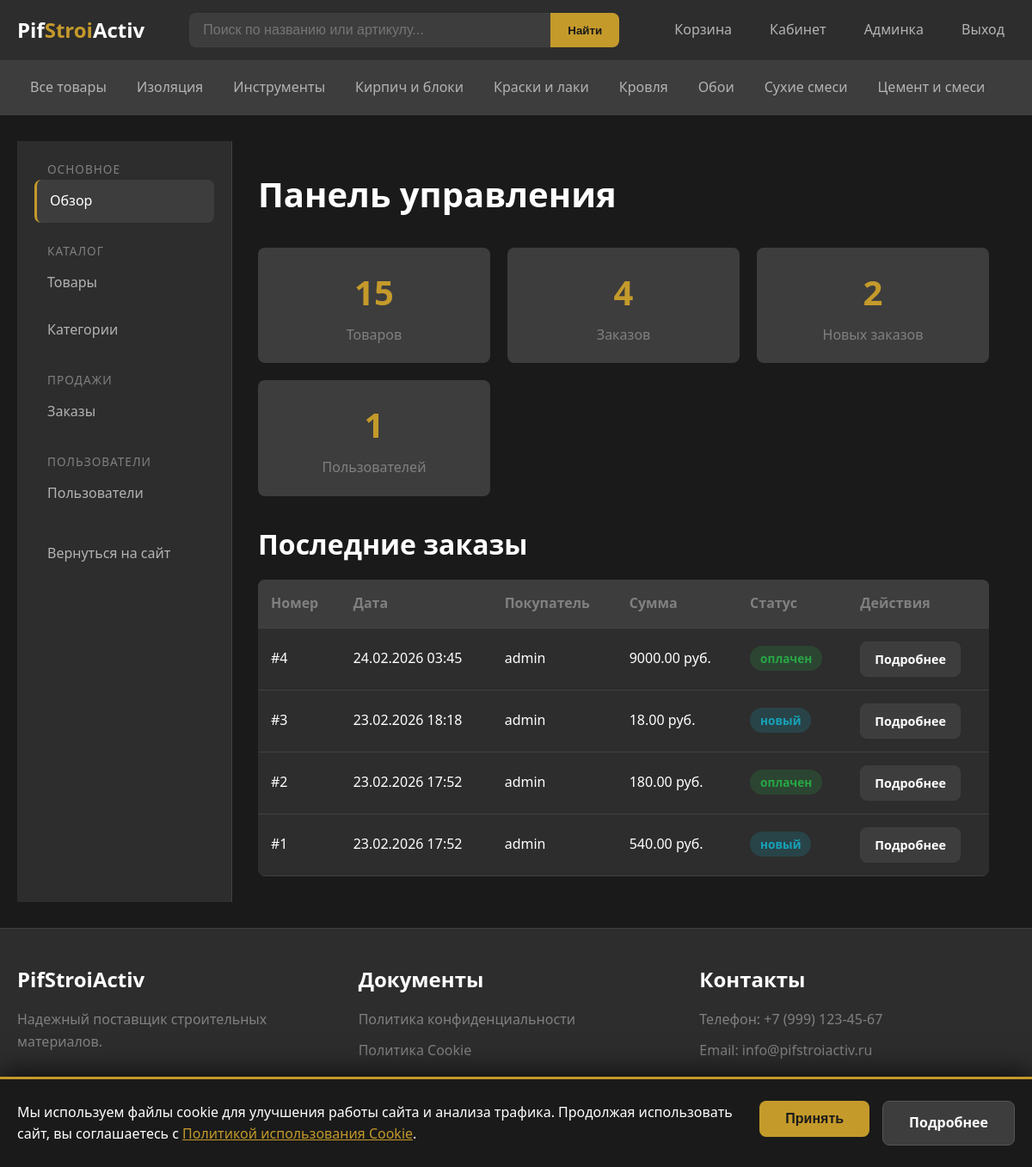
The page /admin (signed in) on the database its author committed.
### models.py (models this page shows, shortened)
class Category(db.Model):
    __tablename__ = 'categories'
    id = db.Column(db.Integer, primary_key=True)
    name = db.Column(db.String(100), unique=True, nullable=False, index=True)
    description = db.Column(db.Text)
    products = db.relationship('Product', backref='category', lazy='dynamic')

class Order(db.Model):
    __tablename__ = 'orders'
    id = db.Column(db.Integer, primary_key=True)
    user_id = db.Column(db.Integer, db.ForeignKey('users.id'), nullable=False)
    order_date = db.Column(db.DateTime, default=datetime.utcnow, index=True)
    status = db.Column(db.String(50), default='новый')
    total_amount = db.Column(db.Float, nullable=False)
    delivery_address = db.Column(db.String(500))
    delivery_type = db.Column(db.String(50))  # самовывоз или доставка курьером
    payment_type = db.Column(db.String(50), default='наличные при получении')
    comment = db.Column(db.Text)
    phone = db.Column(db.String(20))
    email = db.Column(db.String(120))
    items = db.relationship('OrderItem', backref='order', lazy='dynamic', cascade='all, delete-orphan')
    STATUSES = [
        ('новый', 'Новый'),
        ('в обработке', 'В обработке'),
        ('оплачен', 'Оплачен'),
        ('отправлен', 'Отправлен'),
        ('выполнен', 'Выполнен'),
        ('отменен', 'Отменен')
    ]
    def get_status_class(self):
        status_classes = {
            'новый': 'status-new',
            'в обработке': 'status-processing',
            'оплачен': 'status-paid',
            'отправлен': 'status-shipped',
            'выполнен': 'status-completed',
            'отменен': 'status-cancelled'
        }
        return status_classes.get(self.status, 'status-new')

class User(UserMixin, db.Model):
    __tablename__ = 'users'
    id = db.Column(db.Integer, primary_key=True)
    username = db.Column(db.String(80), unique=True, nullable=False, index=True)
    email = db.Column(db.String(120), unique=True, nullable=False, index=True)
    phone = db.Column(db.String(20))
    password_hash = db.Column(db.String(256), nullable=False)
    is_admin = db.Column(db.Boolean, default=False)
    is_blocked = db.Column(db.Boolean, default=False)
    registration_date = db.Column(db.DateTime, default=datetime.utcnow)
    addresses = db.relationship('Address', backref='user', lazy='dynamic', cascade='all, delete-orphan')
    orders = db.relationship('Order', backref='user', lazy='dynamic', cascade='all, delete-orphan')

### app.py (the view)
@app.route('/admin')
@login_required
@admin_required
def admin_dashboard():
    total_products = Product.query.count()
    total_orders = Order.query.count()
    total_users = User.query.count()
    new_orders = Order.query.filter_by(status='новый').count()
    recent_orders = Order.query.order_by(Order.order_date.desc()).limit(5).all()
    low_stock_products = Product.query.filter(
        Product.stock < 5,
        Product.is_active == True
    ).all()
    return render_template('admin/dashboard.html',
                           total_products=total_products,
                           total_orders=total_orders,
                           total_users=total_users,
                           new_orders=new_orders,
                           recent_orders=recent_orders,
                           low_stock_products=low_stock_products)

### app.py (called while the page is built)
@login_manager.user_loader
def load_user(user_id):
    return User.query.get(int(user_id))

def admin_required(f):
    @wraps(f)
    def decorated_function(*args, **kwargs):
        if not current_user.is_authenticated or not current_user.is_admin:
            flash('Доступ запрещен. Требуются права администратора.', 'error')
            return redirect(url_for('index'))
        return f(*args, **kwargs)
    return decorated_function

def get_cart():
    if 'cart' not in session:
        session['cart'] = {}
    return session['cart']

def get_cart_count():
    cart = get_cart()
    return sum(cart.values())

@app.context_processor
def inject_globals():
    categories = Category.query.order_by(Category.name).all()
    cart_count = get_cart_count()
    return dict(
        categories=categories,
        cart_count=cart_count,
        current_year=datetime.now().year
    )

### templates/admin/dashboard.html (shortened to what this page needs)
{% extends "base.html" %}
{% block content %}
<div class="admin-layout">
    <aside class="admin-sidebar">
        <ul class="admin-menu">
            <li class="admin-menu-section">
                <span class="admin-menu-title">Основное</span>
                <a href="{{ url_for('admin_dashboard') }}" class="active">Обзор</a>
            </li>
            <li class="admin-menu-section">
                <span class="admin-menu-title">Каталог</span>
                <a href="{{ url_for('admin_products') }}">Товары</a>
                <a href="{{ url_for('admin_categories') }}">Категории</a>
            </li>
            <li class="admin-menu-section">
                <span class="admin-menu-title">Продажи</span>
                <a href="{{ url_for('admin_orders') }}">Заказы</a>
            </li>
            <li class="admin-menu-section">
                <span class="admin-menu-title">Пользователи</span>
                <a href="{{ url_for('admin_users') }}">Пользователи</a>
            </li>
            <li class="admin-menu-section">
                <a href="{{ url_for('index') }}">Вернуться на сайт</a>
            </li>
        </ul>
    </aside>
    <div class="admin-content">
        <div class="admin-header">
            <h1>Панель управления</h1>
        </div>
        <div class="stats-grid">
            <div class="stat-card">
                <div class="stat-value">{{ total_products }}</div>
                <div class="stat-label">Товаров</div>
            </div>
            <div class="stat-card">
                <div class="stat-value">{{ total_orders }}</div>
                <div class="stat-label">Заказов</div>
            </div>
            <div class="stat-card">
                <div class="stat-value">{{ new_orders }}</div>
                <div class="stat-label">Новых заказов</div>
            </div>
            <div class="stat-card">
                <div class="stat-value">{{ total_users }}</div>
                <div class="stat-label">Пользователей</div>
            </div>
        </div>
        <h2>Последние заказы</h2>
        {% if recent_orders %}
        <table class="admin-table">
            <thead>
                <tr>
                    <th>Номер</th>
                    <th>Дата</th>
                    <th>Покупатель</th>
                    <th>Сумма</th>
                    <th>Статус</th>
                    <th>Действия</th>
                </tr>
            </thead>
            <tbody>
                {% for order in recent_orders %}
                <tr>
                    <td>#{{ order.id }}</td>
                    <td>{{ order.order_date.strftime('%d.%m.%Y %H:%M') }}</td>
                    <td>{{ order.user.username }}</td>
                    <td>{{ "%.2f"|format(order.total_amount) }} руб.</td>
                    <td><span class="order-status {{ order.get_status_class() }}">{{ order.status }}</span></td>
                    <td>
                        <a href="{{ url_for('admin_order_detail', order_id=order.id) }}" class="btn btn-secondary btn-sm">Подробнее</a>
                    </td>
                </tr>
                {% endfor %}
            </tbody>
        </table>
        {% else %}
        <p>Заказов пока нет.</p>
        {% endif %}
    </div>
</div>
{% endblock %}

### templates/base.html (shortened to what this page needs)
<!DOCTYPE html>
<html lang="ru">
<head>
    <link rel="stylesheet" href="{{ url_for('static', filename='css/style.css') }}">
</head>
<body>
    <header class="header">
        <div class="container">
            <div class="header-content">
                <a href="{{ url_for('index') }}" class="logo">
                    <span class="logo-text">Pif<span>Stroi</span>Activ</span>
                </a>
                <div class="header-search">
                    <form action="{{ url_for('catalog') }}" method="GET" class="search-form">
                        <input type="text" name="query" placeholder="Поиск по названию или артикулу..."
                               value="{{ request.args.get('query', '') }}">
                        <button type="submit">Найти</button>
                    </form>
                </div>
                <nav class="header-nav">
                    <a href="{{ url_for('cart') }}" class="cart-link">
                        Корзина
                    </a>
                    {% if current_user.is_authenticated %}
                        <a href="{{ url_for('cabinet') }}">Кабинет</a>
                        {% if current_user.is_admin %}
                        <a href="{{ url_for('admin_dashboard') }}">Админка</a>
                        {% endif %}
                        <a href="{{ url_for('logout') }}">Выход</a>
                    {% else %}
                        <a href="{{ url_for('login') }}">Вход</a>
                        <a href="{{ url_for('register') }}">Регистрация</a>
                    {% endif %}
                </nav>
            </div>
        </div>
    </header>
    <nav class="nav-categories">
        <div class="container">
            <div class="nav-categories-content">
                <a href="{{ url_for('catalog') }}"
                   class="{% if request.endpoint == 'catalog' and not request.args.get('category_id') %}active{% endif %}">
                    Все товары
                </a>
                {% for cat in categories %}
                <a href="{{ url_for('catalog', category_id=cat.id) }}"
                   class="{% if request.args.get('category_id', 0)|int == cat.id %}active{% endif %}">
                    {{ cat.name }}
                </a>
                {% endfor %}
            </div>
        </div>
    </nav>
    <main class="main-content">
        <div class="container">
            {% block content %}{% endblock %}
        </div>
    </main>
    <footer class="footer">
        <div class="container">
            <div class="footer-content">
                <div class="footer-section">
                    <h4>PifStroiActiv</h4>
                    <p>Надежный поставщик строительных материалов.</p>
                </div>
                <div class="footer-section">
                    <h4>Документы</h4>
                    <ul>
                        <li><a href="{{ url_for('static', filename='docs/polz.pdf') }}" target="_blank">Политика конфиденциальности</a></li>
                        <li><a href="{{ url_for('static', filename='docs/cookie.pdf') }}" target="_blank">Политика Cookie</a></li>
                    </ul>
                </div>
                <div class="footer-section">
                    <h4>Контакты</h4>
                    <p>Телефон: +7 (999) 123-45-67</p>
                    <p>Email: info@pifstroiactiv.ru</p>
                </div>
            </div>
            <div class="footer-bottom">
                <p>{{ current_year }} PifStroiActiv. Все права защищены.</p>
            </div>
        </div>
    </footer>
    {% set show_cookie_banner = not session.get('cookies_accepted', False) %}
    {% if show_cookie_banner %}
    <div class="cookie-banner">
        <div class="cookie-banner-content">
            <div class="cookie-banner-text">
                Мы используем файлы cookie для улучшения работы сайта и анализа трафика.
                Продолжая использовать сайт, вы соглашаетесь с
                <a href="{{ url_for('static', filename='docs/cookie.pdf') }}" target="_blank">Политикой использования Cookie</a>.
            </div>
            <div class="cookie-banner-actions">
                <form action="{{ url_for('accept_cookies') }}" method="POST" style="display: inline;">
                    <button type="submit" class="cookie-btn cookie-btn-accept">Принять</button>
                </form>
                <a href="{{ url_for('static', filename='docs/cookie.pdf') }}" target="_blank" class="cookie-btn cookie-btn-more">Подробнее</a>
            </div>
        </div>
    </div>
    {% endif %}
</body>
</html>

### templates/base.html (style rules this page uses)
.cookie-banner { position: fixed; bottom: 0; left: 0; right: 0; background-color: #1a1a1a; border-top: 3px solid #c49a2b; padding: 25px 20px; z-index: 999999; box-shadow: 0 -5px 30px rgba(0, 0, 0, 0.7); }
.cookie-banner-content { max-width: 1200px; margin: 0 auto; display: flex; align-items: center; justify-content: space-between; gap: 30px; flex-wrap: wrap; }
.cookie-banner-text { flex: 1; min-width: 300px; color: #ffffff; font-size: 1rem; line-height: 1.6; }
.cookie-banner-text a { color: #c49a2b; text-decoration: underline; }
.cookie-banner-actions { display: flex; gap: 15px; flex-shrink: 0; }
.cookie-banner-actions form { margin: 0; }
.cookie-btn { padding: 12px 30px; font-size: 1rem; font-weight: 600; border: none; border-radius: 8px; cursor: pointer; text-decoration: none; display: inline-block; }
.cookie-btn-accept { background-color: #c49a2b; color: #1a1a1a; }
.cookie-btn-more { background-color: #3d3d3d; color: #ffffff; border: 1px solid #555; }

### rows shown on the page
Category: name "Изоляция"
Category: name "Инструменты"
Category: name "Кирпич и блоки"
Category: name "Краски и лаки"
Category: name "Кровля"
Category: name "Обои"
Category: name "Сухие смеси"
Category: name "Цемент и смеси"
Order: id "4", order_date "24.02.2026 03:45", user.username "admin", total_amount "9000.00", status "оплачен"
Order: id "3", order_date "23.02.2026 18:18", user.username "admin", total_amount "18.00", status "новый"
Order: id "2", order_date "23.02.2026 17:52", user.username "admin", total_amount "180.00", status "оплачен"
Order: id "1", order_date "23.02.2026 17:52", user.username "admin", total_amount "540.00", status "новый"

### other values the page prints
{{ total_products }} "15"
{{ total_orders }} "4"
{{ new_orders }} "2"
{{ total_users }} "1"
